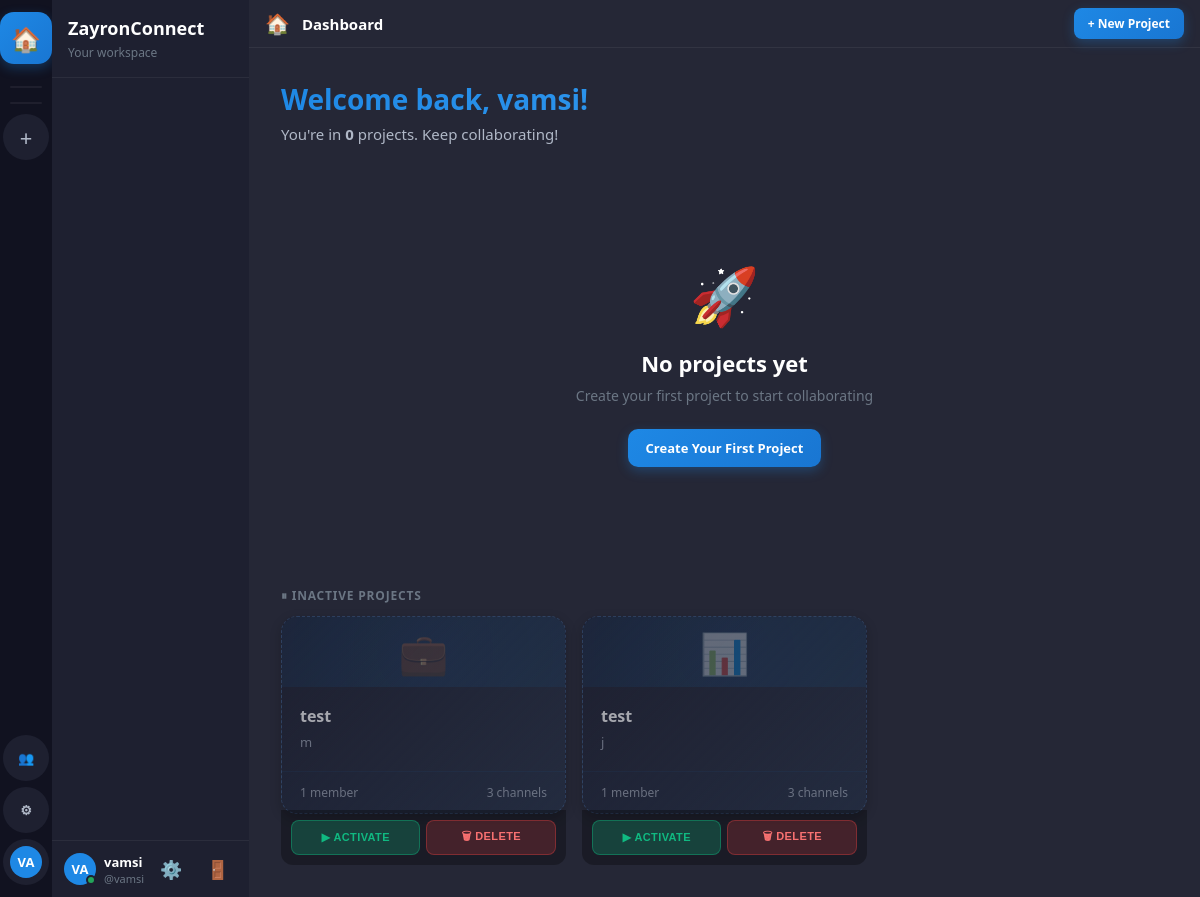
The page /dashboard/ (signed in) on the database its author committed.
### accounts/models.py (models this page shows, shortened)
class User(AbstractUser):
    ROLE_CHOICES = [
        ('super_admin', 'Super Admin'),
        ('hr', 'HR'),
        ('employee', 'Employee'),
    ]
    STATUS_CHOICES = [
        ('online', 'Online'),
        ('offline', 'Offline'),
        ('busy', 'Busy'),
        ('away', 'Away'),
    ]
    display_name = models.CharField(max_length=100, blank=True)
    avatar = models.ImageField(upload_to='avatars/', null=True, blank=True)
    is_super_admin = models.BooleanField(default=False)  # Legacy, kept for compatibility
    role = models.CharField(max_length=20, default='employee', choices=ROLE_CHOICES)
    status = models.CharField(max_length=20, default='offline', choices=STATUS_CHOICES)
    bio = models.TextField(blank=True)
    phone = models.CharField(max_length=20, blank=True)
    created_by = models.ForeignKey('self', on_delete=models.SET_NULL, null=True, blank=True, related_name='created_users')
    can_manage_users = models.BooleanField(default=False)  # Control access to user creation
    can_create_projects = models.BooleanField(default=False)  # Control access to project creation
    must_change_password = models.BooleanField(default=False)  # Force password change on first login
    class Meta:
        db_table = 'zc_users'
    def get_display_name(self):
        return self.display_name or self.get_full_name() or self.username
    def get_status_color(self):
        return {
            'online': '#23a55a',
            'offline': '#80848e',
            'busy': '#f23f43',
            'away': '#f0b232',
        }.get(self.status, '#80848e')
    def get_initials(self):
        name = self.get_display_name()
        parts = name.split()
        if len(parts) >= 2:
            return (parts[0][0] + parts[1][0]).upper()
        return name[:2].upper() if name else 'U'

### workspace/models.py (models this page shows, shortened)
class Project(models.Model):
    name = models.CharField(max_length=200)
    description = models.TextField(blank=True)
    icon = models.CharField(max_length=10, default='💼')
    color = models.CharField(max_length=7, default='#7c5cbf')
    created_by = models.ForeignKey(User, on_delete=models.CASCADE, related_name='created_projects')
    members = models.ManyToManyField(User, through='ProjectMember', related_name='projects')
    created_at = models.DateTimeField(auto_now_add=True)
    is_active = models.BooleanField(default=True)
    invite_code = models.CharField(max_length=20, unique=True, blank=True)
    class Meta:
        db_table = 'zc_projects'
        ordering = ['-created_at']

### workspace/views.py (the view)
# urls.py: path('dashboard/', views.dashboard, name='dashboard'),
@login_required
def dashboard(request):
    active_projects = request.user.projects.filter(is_active=True).order_by('-created_at')
    can_manage = request.user.role in ['super_admin', 'hr'] or request.user.can_create_projects
    inactive_projects = request.user.projects.filter(is_active=False).order_by('-created_at') if can_manage else []
    dms = []
    try:
        from messaging.models import DirectConversation
        raw_dms = DirectConversation.objects.filter(participants=request.user).order_by('-updated_at')[:8]
        dms = [{'conv': c, 'other': c.get_other(request.user)} for c in raw_dms if c.get_other(request.user)]
    except Exception:
        dms = []
    return render(request, 'workspace/dashboard.html', {
        'projects': active_projects,
        'inactive_projects': inactive_projects,
        'can_manage': can_manage,
        'dms': dms,
        'all_projects': active_projects,
    })

### templates/workspace/dashboard.html (shortened to what this page needs)
{% extends 'base.html' %}
{% block sidebar %}
<nav class="sidebar-channels">
  <div class="sc-header">
    <h2 style="font-size:18px;font-weight:800">ZayronConnect</h2>
    <p>Your workspace</p>
  </div>
  <div class="sc-body">
  </div>
  <div class="sc-userbar">
    <div class="avatar-wrap">
      <div class="avatar avatar-32" style="background:var(--accent)">{{ user.get_initials }}</div>
      <div class="status-dot my-status-dot" style="background:{{ user.get_status_color }};border-color:var(--bg-sidebar-r)"></div>
    </div>
    <div style="flex:1;min-width:0">
      <div class="ub-name">{{ user.get_display_name }}</div>
      <div class="ub-tag">@{{ user.username }}</div>
    </div>
    <a href="/profile/" class="btn btn-ghost btn-icon" title="Settings" style="font-size:18px">⚙️</a>
    <a href="/logout/" class="btn btn-ghost btn-icon" title="Logout" onclick="return confirm('Sign out?')" style="font-size:18px">🚪</a>
  </div>
</nav>
{% endblock %}
{% block content %}
<div class="content-header">
  <span class="ch-icon-lg" style="font-size:20px;color:var(--accent)">🏠</span>
  <h3>Dashboard</h3>
  <div class="header-actions">
    {% if user.role == 'super_admin' or user.role == 'hr' or user.can_create_projects %}
    <button class="btn btn-primary btn-sm" onclick="openModal('create-project-modal')">
      + New Project
    </button>
    {% endif %}
  </div>
</div>
<div class="dashboard-content">
  <div class="dashboard-welcome" style="margin-bottom:32px">
    <div>
      <h2 style="font-size:28px;font-weight:900;margin-bottom:6px;background:linear-gradient(135deg, #1e88e5, #42a5f5);-webkit-background-clip:text;-webkit-text-fill-color:transparent;background-clip:text">
        Welcome back, {{ user.get_display_name }}!
      </h2>
      <p style="color:var(--text-2);font-size:15px">You're in <strong>{{ projects|length }}</strong> project{{ projects|length|pluralize }}. Keep collaborating!</p>
    </div>
  </div>
  {% if projects %}
  <h4 style="font-size:12px;text-transform:uppercase;letter-spacing:.8px;color:var(--text-3);margin-bottom:12px">Your Projects</h4>
  <div class="dashboard-grid">
    {% for project in projects %}
    <div class="project-card-wrap">
      <a href="/project/{{ project.id }}/" class="project-card">
        <div class="project-card-banner" style="background:{{ project.color }}20">
          <span>{{ project.icon }}</span>
        </div>
        <div class="project-card-body">
          <h3>{{ project.name }}</h3>
          <p>{{ project.description|default:'No description'|truncatechars:60 }}</p>
        </div>
        <div class="project-card-footer">
          <span>{{ project.members.count }} member{{ project.members.count|pluralize }}</span>
          <span>{{ project.channels.count }} channel{{ project.channels.count|pluralize }}</span>
        </div>
      </a>
      {% if can_manage or project.created_by == user %}
      <div class="project-card-actions">
        <button class="pca-btn pca-deactivate" onclick="toggleProject(event, {{ project.id }}, true)" title="Deactivate Project">⏸ Deactivate</button>
        <button class="pca-btn pca-delete" onclick="deleteProject(event, {{ project.id }}, '{{ project.name }}')" title="Delete Project">🗑 Delete</button>
      </div>
      {% endif %}
    </div>
    {% endfor %}
    {% if user.role == 'super_admin' or user.role == 'hr' or user.can_create_projects %}
    <div class="create-card" onclick="openModal('create-project-modal')">
      <span class="plus">+</span>
      <span style="font-size:14px;font-weight:600">Create Project</span>
      <span style="font-size:12px;color:var(--text-3)">Start a new workspace</span>
    </div>
    {% endif %}
  </div>
  {% else %}
  <div style="text-align:center;padding:80px 20px">
    <div style="font-size:56px;margin-bottom:16px;color:var(--accent);animation:float 3s ease-in-out infinite">🚀</div>
    <h2 style="font-size:22px;font-weight:700;margin-bottom:8px">No projects yet</h2>
    {% if user.role == 'super_admin' or user.role == 'hr' or user.can_create_projects %}
    <p style="color:var(--text-3);margin-bottom:24px">Create your first project to start collaborating</p>
    <button class="btn btn-primary" onclick="openModal('create-project-modal')">
      Create Your First Project
    </button>
    {% else %}
    <p style="color:var(--text-3);margin-bottom:24px">You are not a member of any projects yet. Contact your Super Admin or HR to create a project or add you to one.</p>
    {% endif %}
  </div>
  {% endif %}
  {% if inactive_projects %}
  <h4 style="font-size:12px;text-transform:uppercase;letter-spacing:.8px;color:var(--text-3);margin-bottom:12px;margin-top:40px">
    ⏸ Inactive Projects
  </h4>
  <div class="dashboard-grid">
    {% for project in inactive_projects %}
    <div class="project-card-wrap">
      <div class="project-card project-card--inactive">
        <div class="project-card-banner" style="background:{{ project.color }}10;opacity:0.6">
          <span style="opacity:0.5">{{ project.icon }}</span>
        </div>
        <div class="project-card-body">
          <h3 style="opacity:0.6">{{ project.name }}</h3>
          <p style="opacity:0.5">{{ project.description|default:'No description'|truncatechars:60 }}</p>
        </div>
        <div class="project-card-footer" style="opacity:0.5">
          <span>{{ project.members.count }} member{{ project.members.count|pluralize }}</span>
          <span>{{ project.channels.count }} channel{{ project.channels.count|pluralize }}</span>
        </div>
      </div>
      <div class="project-card-actions project-card-actions--always">
        <button class="pca-btn pca-activate" onclick="toggleProject(event, {{ project.id }}, false)" title="Activate Project">▶ Activate</button>
        <button class="pca-btn pca-delete" onclick="deleteProject(event, {{ project.id }}, '{{ project.name }}')" title="Delete Project">🗑 Delete</button>
      </div>
    </div>
    {% endfor %}
  </div>
  {% endif %}
</div>
{% endblock %}

### templates/base.html (shortened to what this page needs)
<!DOCTYPE html>
<html lang="en">
<head>
<link rel="stylesheet" href="/static/css/main.css">
</head>
<body>
<div class="app-shell">
  <nav class="sidebar-projects" id="sidebar-projects">
    <a href="/dashboard/" class="sp-btn sp-logo" title="Home" onclick="location.reload(); return true">🏠</a>
    <div class="sp-divider"></div>
    <div class="sp-divider"></div>
    {% if user.role == 'super_admin' or user.role == 'hr' or user.can_create_projects %}
    <a href="/project/create/" class="sp-btn" title="New Project">
      <span style="font-size:22px;font-weight:300">+</span>
    </a>
    {% endif %}
    {% if user.role == 'super_admin' or user.role == 'hr' or user.can_manage_users %}
    <a href="{% url 'user_management_unified' %}" class="sp-btn" title="User Management">
      👥
    </a>
    {% endif %}
    {% if user.is_super_admin or user.is_staff %}
    <a href="/admin-panel/" class="sp-btn" title="Admin Panel">
      ⚙
    </a>
    {% endif %}
    <a href="/profile/" class="sp-btn" title="Profile">
      <div class="avatar avatar-32" style="background:var(--accent)">{{ user.get_initials }}</div>
    </a>
  </nav>
  {% block sidebar %}{% endblock %}
  <main class="main-content" id="main-content">
    {% block content %}{% endblock %}
  </main>
</div>
</body>
</html>

### templates/workspace/dashboard.html (style rules this page uses)
.project-card-wrap { position: relative; }
.project-card-actions { position: absolute; bottom: 0; left: 0; right: 0; display: flex; gap: 6px; padding: 10px; background: linear-gradient(to top, rgba(0,0,0,0.85) 0%, transparent 100%); border-radius: 0 0 12px 12px; opacity: 0; transition: opacity 0.2s ease; pointer-events: none; }
.project-card-actions--always { opacity: 1 !important; pointer-events: all !important; position: relative; background: rgba(0,0,0,0.3); border-radius: 0 0 12px 12px; margin-top: -4px; }
.pca-btn { flex: 1; padding: 7px 8px; border: none; border-radius: 8px; font-size: 11px; font-weight: 700; cursor: pointer; text-transform: uppercase; letter-spacing: 0.4px; transition: all 0.2s ease; }
.pca-activate { background: rgba(16, 185, 129, 0.25); color: #10b981; border: 1px solid rgba(16, 185, 129, 0.4); }
.pca-delete { background: rgba(239, 68, 68, 0.2); color: #f87171; border: 1px solid rgba(239, 68, 68, 0.35); }
.project-card--inactive { cursor: default; border: 1px dashed rgba(96, 165, 250, 0.2) !important; }

### rows shown on the page
User: get_initials "VA", get_display_name "vamsi", username "vamsi"
Project: icon "💼", name "test", description "m", members.count "1", channels.count "3"
Project: icon "📊", name "test", description "j", members.count "1", channels.count "3"

### other values the page prints
{{ projects|length }} "0"
